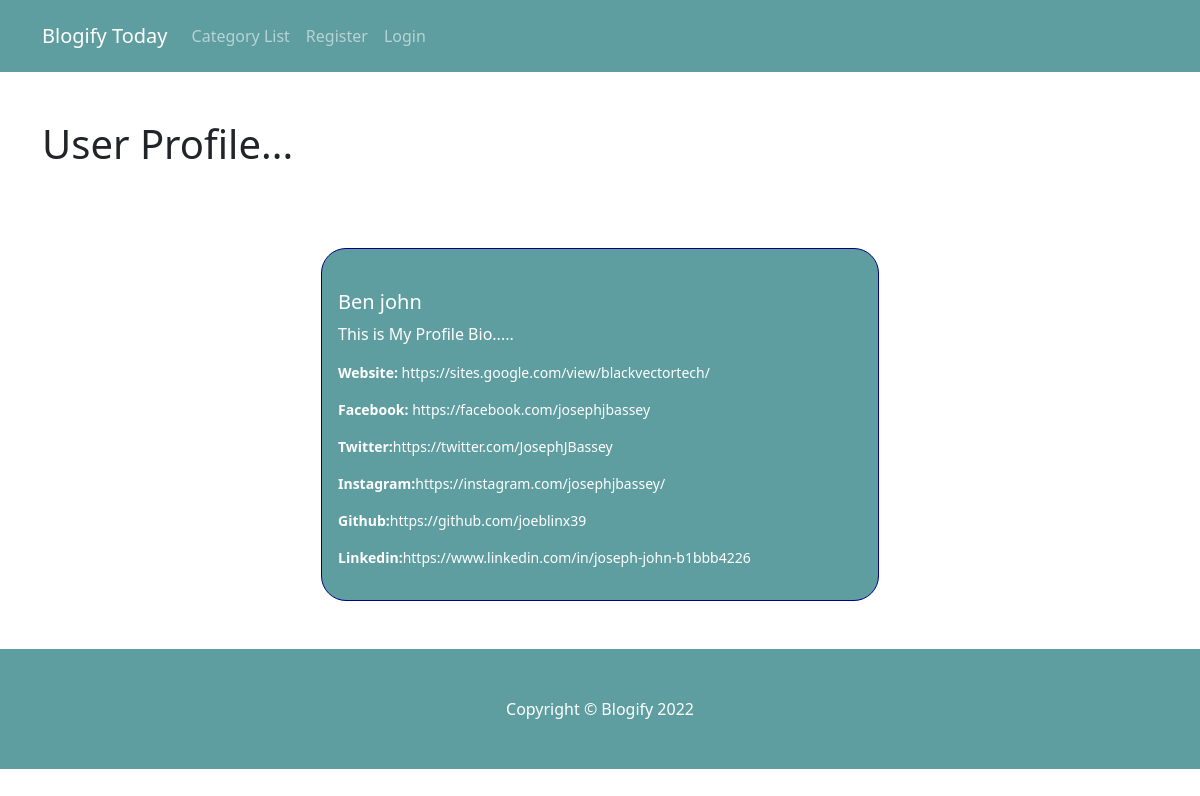
Page /member/6/profile/ on the committed database.
### blogify/models.py (models this page shows, shortened)
class Profile(models.Model):
    user = models.OneToOneField(User, null=True, on_delete=models.CASCADE)
    profile_pic = models.ImageField(null=True, blank=True, upload_to="images/profile/")
    bio = models.TextField(max_length=255, null=True, blank=True)
    website_url = models.CharField(max_length=255, null=True, blank=True)
    facebook_url = models.CharField(max_length=255, null=True, blank=True)
    instagram_url = models.CharField(max_length=255, null=True, blank=True)
    twitter_url = models.CharField(max_length=255, null=True, blank=True)
    linkedin_url = models.CharField(max_length=255, null=True, blank=True)
    github_url = models.CharField(max_length=255, null=True, blank=True)

### member/views.py (the view)
# urls.py: path("<int:pk>/profile/", ShowProfilePageView.as_view(), name="show_profile_page"),
class ShowProfilePageView(DetailView):
    model = Profile
    template_name = 'registration/user_profile.html'
    def get_context_data(self, *args, **kwargs):
        users = Profile.objects.all()
        context = super(ShowProfilePageView, self).get_context_data(*args, **kwargs)
        page_user = get_object_or_404(Profile, id=self.kwargs['pk'])
        context["page_user"] = page_user
        return context

### member/templates/registration/user_profile.html (shortened to what this page needs)
{% extends "base.html" %} {% load static %} {% block content %}
<div class="container mb-lg-5">
  <h1>User Profile...</h1>
  <br><br><br>
  <div class="card w-50 m-auto" style="background-color:cadetblue; border-color:darkblue; border-radius: 25px;">
    <div class="card-img-top text-center">
    </div>
    <div class="card-body">
      <h5 class="card-title text-white">
        {{ page_user.user.first_name }} {{ page_user.user.last_name }}
      </h5>
      <p class="card-text text-white">{{ page_user.bio|safe }}</p>
        {% if page_user.website_url %}
        <p class="small "><strong class="text-white">Website:</strong> <a href="{{ page_user.website_url }}" target="_blank" class="text-white ml-4">{{ page_user.website_url }}</a></p>
        {% endif %}
        {% if page_user.facebook_url %}
        <p class="small "><strong class="text-white">Facebook: </strong><a href="{{ page_user.facebook_url }}" target="_blank" class="text-white ml-4">{{ page_user.facebook_url }}</a></p>
        {% endif %}
        {% if page_user.twitter_url %}
        <p class="small "><strong class="text-white">Twitter:</strong><a href="{{ page_user.twitter_url }}" target="_blank" class="text-white ml-5">{{ page_user.twitter_url }}</a></p>
        {% endif %}
        {% if page_user.instagram_url %}
        <p class="small "><strong class="text-white">Instagram:</strong><a href="{{ page_user.instagram_url }}" target="_blank" class="text-white ml-4">{{ page_user.instagram_url }}</a></p>
        {% endif %}
        {% if page_user.github_url %}
        <p class="small "><strong class="text-white">Github:</strong><a href="{{ page_user.github_url }}" target="_blank" class="text-white ml-5">{{ page_user.github_url }}</a></p>
        {% endif %}
        {% if page_user.linkedin_url %}
        <p class="small "><strong class="text-white">Linkedin:</strong><a href="{{ page_user.linkedin_url }}" target="_blank" class="text-white ml-lg-4 text-justify">{{ page_user.linkedin_url }}</a></p>
        {% endif %}
    </div>
  </div>
</div>
{% endblock %}

### blogify/templates/base.html (style rules this page uses)
a { text-decoration: none; }

### rows in the picture
Profile: user.first_name "Ben", user.last_name "john", bio "This is My Profile Bio.....", website_url "https://sites.google.com/view/blackvectortech/", facebook_url "https://facebook.com/josephjbassey", twitter_url "https://twitter.com/JosephJBassey", instagram_url "https://instagram.com/josephjbassey/", github_url "https://github.com/joeblinx39", linkedin_url "https://www.linkedin.com/in/joseph-john-b1bbb4226"
